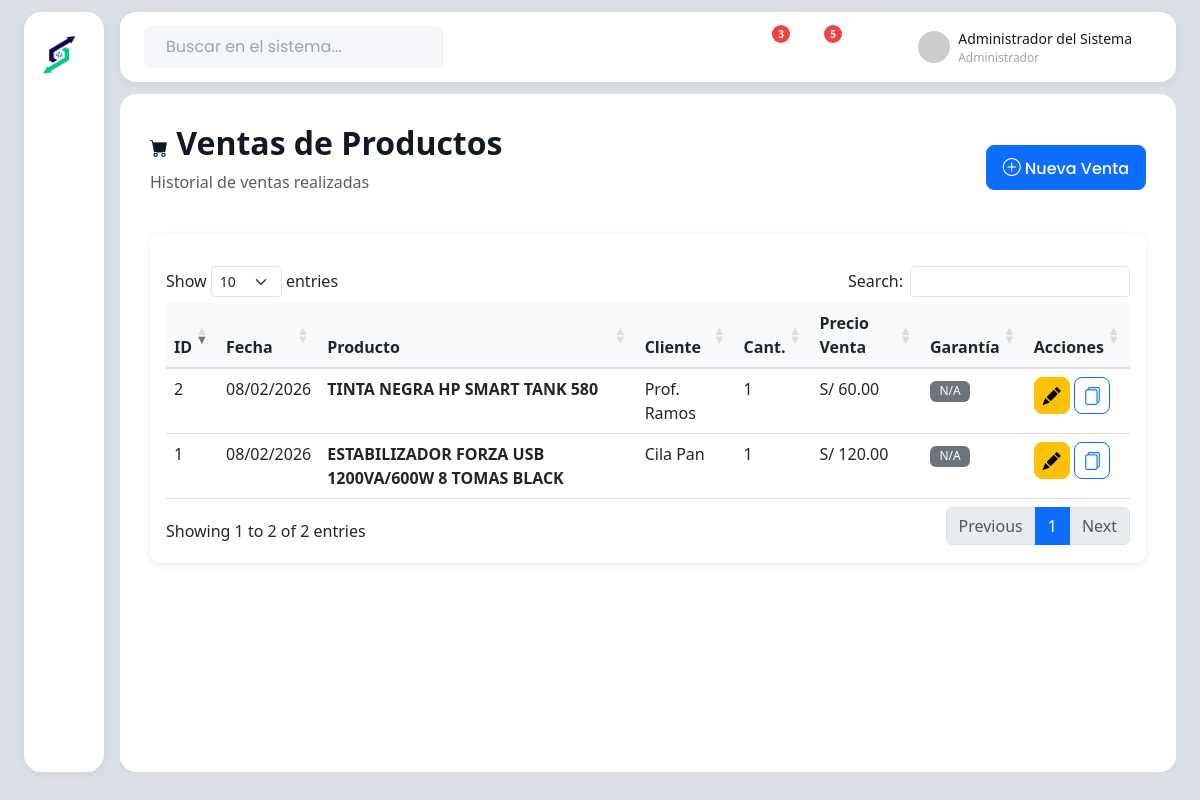
The app's page /views/ventas/index.php (signed in) with its own data.
### tables this page shows
CREATE TABLE IF NOT EXISTS `ventas_productos` (
  `id` int NOT NULL AUTO_INCREMENT,
  `producto_id` int NOT NULL,
  `cliente_id` int DEFAULT NULL,
  `cantidad` int NOT NULL DEFAULT '1',
  `fecha_venta` date NOT NULL,
  `precio_venta` decimal(10,2) NOT NULL,
  `precio_compra` decimal(10,2) DEFAULT NULL COMMENT 'Para calcular utilidad',
  `dias_garantia` int DEFAULT '0',
  `comprobante_url` varchar(255) DEFAULT NULL COMMENT 'Ruta del comprobante PDF o imagen',
  `observaciones` text COMMENT 'Observaciones o notas adicionales sobre la venta',
  `archivo_presupuesto` varchar(255) DEFAULT NULL,
  `estado` enum('activo','anulado') NOT NULL DEFAULT 'activo',
  `fecha_registro` timestamp NULL DEFAULT CURRENT_TIMESTAMP,
  PRIMARY KEY (`id`),
  KEY `idx_producto` (`producto_id`),
  KEY `idx_cliente` (`cliente_id`),
  KEY `idx_fecha_venta` (`fecha_venta`)
);

CREATE TABLE IF NOT EXISTS `productos` (
  `id` int NOT NULL AUTO_INCREMENT,
  `nombre` varchar(200) NOT NULL,
  `codigo` varchar(50) DEFAULT NULL,
  `categoria_id` int DEFAULT NULL,
  `proveedor_id` int DEFAULT NULL,
  `stock` int NOT NULL DEFAULT '0',
  `precio_compra` decimal(10,2) DEFAULT NULL,
  `fecha_compra` date DEFAULT NULL,
  `descripcion` text,
  `estado` enum('activo','inactivo') NOT NULL DEFAULT 'activo',
  `fecha_registro` timestamp NULL DEFAULT CURRENT_TIMESTAMP,
  PRIMARY KEY (`id`),
  UNIQUE KEY `codigo` (`codigo`),
  KEY `proveedor_id` (`proveedor_id`),
  KEY `idx_nombre` (`nombre`),
  KEY `idx_codigo` (`codigo`),
  KEY `idx_categoria` (`categoria_id`),
  KEY `idx_fecha_compra` (`fecha_compra`)
);

CREATE TABLE IF NOT EXISTS `clientes` (
  `id` int NOT NULL AUTO_INCREMENT,
  `tipo` enum('persona','empresa') NOT NULL DEFAULT 'persona',
  `nombre` varchar(150) NOT NULL COMMENT 'Nombre o Razón Social',
  `dni_ruc` varchar(20) DEFAULT NULL,
  `email` varchar(100) DEFAULT NULL,
  `telefono` varchar(20) DEFAULT NULL,
  `whatsapp` varchar(20) DEFAULT NULL,
  `direccion` text,
  `ubicacion_google_maps` text,
  `estado` enum('activo','inactivo') NOT NULL DEFAULT 'activo',
  `fecha_registro` timestamp NULL DEFAULT CURRENT_TIMESTAMP,
  PRIMARY KEY (`id`),
  KEY `idx_nombre` (`nombre`),
  KEY `idx_dni_ruc` (`dni_ruc`),
  KEY `idx_estado` (`estado`)
);

### includes/autoload.php (called while the page is built, shortened)
<?php
spl_autoload_register(function ($class) {
    $modelFile = ROOT_PATH . 'models/' . $class . '.php';
    if (file_exists($modelFile)) {
        return;
    }
});
require_once ROOT_PATH . 'includes/helpers.php';

### models/Venta.php (called while the page is built, shortened)
<?php
class Venta
{
    private $pdo;
    public function __construct($pdo)
    {
        $this->pdo = $pdo;
    }
    public function obtenerTodos()
    {
        $sql = "SELECT v.*, p.nombre as producto_nombre, c.nombre as cliente_nombre
                FROM ventas_productos v
                LEFT JOIN productos p ON v.producto_id = p.id
                LEFT JOIN clientes c ON v.cliente_id = c.id
                ORDER BY v.fecha_venta DESC";
        $stmt = $this->pdo->query($sql);
        $ventas = $stmt->fetchAll();
        foreach ($ventas as &$venta) {
            $venta['fecha_fin_garantia'] = $this->calcularFechaFinGarantia($venta);
        }
        return $ventas;
    }
    private function calcularFechaFinGarantia($venta)
    {
        $fecha = new DateTime($venta['fecha_venta']);
        $fecha->modify('+' . $venta['dias_garantia'] . ' days');
        return $fecha->format('Y-m-d');
    }
    private function calcularEstadoGarantia($venta)
    {
        $fechaFin = $this->calcularFechaFinGarantia($venta);
        $hoy = date('Y-m-d');
        return ($hoy <= $fechaFin) ? 'vigente' : 'vencida';
    }
}

### views/ventas/index.php (the view, shortened to what this page needs)
<?php
include '../layouts/header.php';
$ventaModel = new Venta($pdo);
$ventas = $ventaModel->obtenerTodos();
?>
<div class="row">
    <div class="col-12 mb-4">
        <div class="d-flex justify-content-between align-items-center">
            <div>
                <h2 class="fw-bold"><i class="bi bi-cart-fill"></i> Ventas de Productos</h2>
                <p class="text-muted">Historial de ventas realizadas</p>
            </div>
            <div>
                <a href="form.php" class="btn btn-primary">
                    <i class="bi bi-plus-circle"></i> Nueva Venta
                </a>
            </div>
        </div>
    </div>
</div>
<div class="row">
    <div class="col-12">
        <div class="card">
            <div class="card-body">
                <div class="table-responsive">
                    <table class="table table-hover datatable">
                        <thead>
                            <tr>
                                <th>ID</th>
                                <th>Fecha</th>
                                <th>Producto</th>
                                <th>Cliente</th>
                                <th>Cant.</th>
                                <th>Precio Venta</th>
                                <th>Garantía</th>
                                <th>Acciones</th>
                            </tr>
                        </thead>
                        <tbody>
                            <?php foreach ($ventas as $venta): ?>
                                <tr>
                                    <td><?php echo $venta['id']; ?></td>
                                    <td><?php echo formatearFecha($venta['fecha_venta']); ?></td>
                                    <td><strong><?php echo $venta['producto_nombre']; ?></strong></td>
                                    <td><?php echo $venta['cliente_nombre'] ?? 'Sin cliente'; ?></td>
                                    <td><?php echo $venta['cantidad']; ?></td>
                                    <td><?php echo formatearMoneda($venta['precio_venta']); ?></td>
                                    <td><?php echo getBadgeGarantia($venta['estado_garantia']); ?></td>
                                    <td>
                                        <a href="form.php?id=<?php echo $venta['id']; ?>"
                                            class="btn btn-sm btn-warning" title="Editar">
                                            <i class="bi bi-pencil-fill"></i>
                                        </a>
                                        <button onclick="abrirDocumentos(<?php echo $venta['id']; ?>)"
                                            class="btn btn-sm btn-outline-primary" title="Gestionar Documentos">
                                            <i class="bi bi-files"></i>
                                        </button>
                                    </td>
                                </tr>
                            <?php endforeach; ?>
                        </tbody>
                    </table>
                </div>
            </div>
        </div>
    </div>
</div>
<?php include '../layouts/footer.php'; ?>
<link rel="stylesheet" href="https://cdn.jsdelivr.net/gh/fancyapps/fancybox@3.5.7/dist/jquery.fancybox.min.css" />

### includes/helpers.php (shortened to what this page needs)
<?php
function formatearFecha($fecha)
{
    $timestamp = strtotime($fecha);
    return date('d/m/Y', $timestamp);
}
function formatearMoneda($monto)
{
    return 'S/ ' . number_format($monto, 2, '.', ',');
}
function getBadgeGarantia($estado)
{
    $badges = [
        'vigente' => '<span class="badge bg-success">Vigente</span>',
        'vencida' => '<span class="badge bg-danger">Vencida</span>',
        'sin_entrega' => '<span class="badge bg-secondary">Sin entregar</span>',
    ];
    return $badges[$estado] ?? '<span class="badge bg-secondary">N/A</span>';
}

### assets/css/modern-ui.css (style rules this page uses)
:root { --color-bg: #f4f6fa; --color-primary: #121926; --color-muted: #9fa4af; --color-hover: #e8ecf4; --color-danger: #ef4444; --color-success: #10b981; --color-warning: #f59e0b; --color-info: #3b82f6; --font-main: "Poppins", sans-serif; }
* { box-sizing: border-box; }
body { background: #dadee5; color: #5d6674; font-family: var(--font-main); min-height: 100vh; margin: 0; padding: 0; }
.bi { font-size: 18px; }
.main-content .card { border: none; box-shadow: 0 2px 8px rgba(0, 0, 0, 0.08); border-radius: 12px; }
.main-content .btn { font-family: var(--font-main); border-radius: 8px; font-weight: 500; }
.main-content h1, .main-content h2, .main-content h3, .main-content h4, .main-content h5, .main-content h6 { color: var(--color-primary); font-weight: 600; }

### assets/css/style.css (style rules this page uses)
:root { --primary-color: #0d6efd; --secondary-color: #6c757d; --success-color: #198754; --danger-color: #dc3545; --warning-color: #ffc107; --info-color: #0dcaf0; }
body { font-family: "Segoe UI", Tahoma, Geneva, Verdana, sans-serif; min-height: 100vh; display: flex; flex-direction: column; }
.card { border: none; border-radius: 10px; transition: transform 0.2s, box-shadow 0.2s; }
.btn { border-radius: 6px; padding: 0.5rem 1rem; font-weight: 500; }
.btn-sm { padding: 0.25rem 0.5rem; }
.badge { padding: 0.4em 0.8em; font-weight: 500; }
table.dataTable thead th { background-color: #f8f9fa; font-weight: 600; border-bottom: 2px solid #dee2e6; }

### records on screen
ventas_productos: id "1", fecha_venta "08/02/2026", producto.nombre "ESTABILIZADOR FORZA USB 1200VA/600W 8 TOMAS BLACK", cliente.nombre "Cila Pan", cantidad "1", precio_venta "S/ 120.00"
ventas_productos: id "2", fecha_venta "08/02/2026", producto.nombre "TINTA NEGRA HP SMART TANK 580", cliente.nombre "Prof. Ramos", cantidad "1", precio_venta "S/ 60.00"

### other values on screen
$usuario['nombre'] "Administrador del Sistema"
$usuario['rol'] "Administrador"
